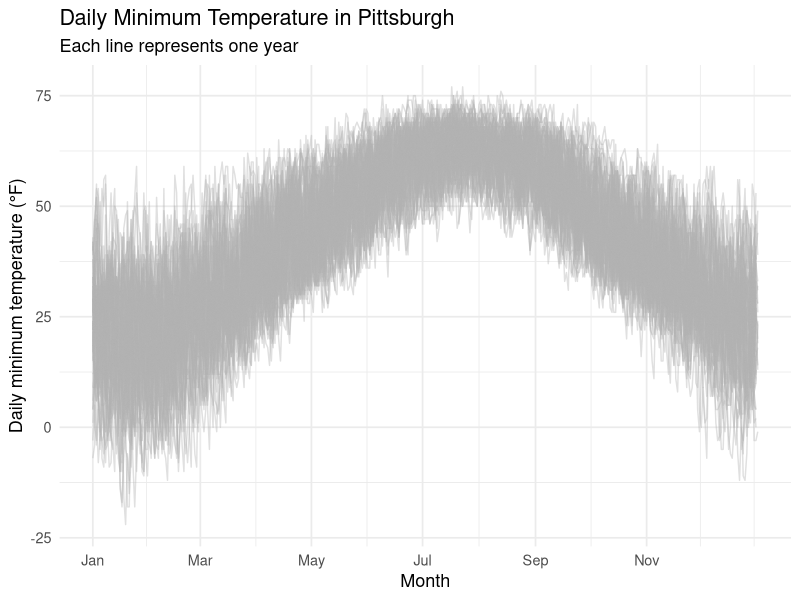
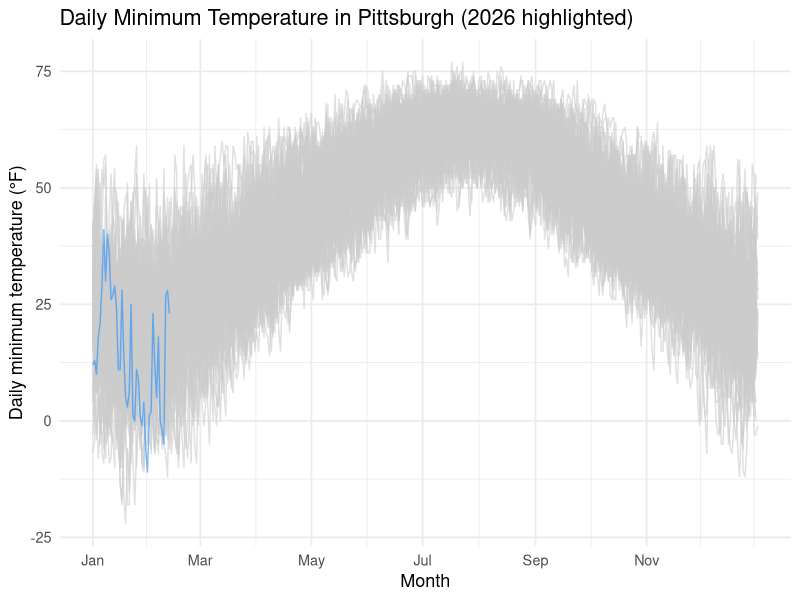
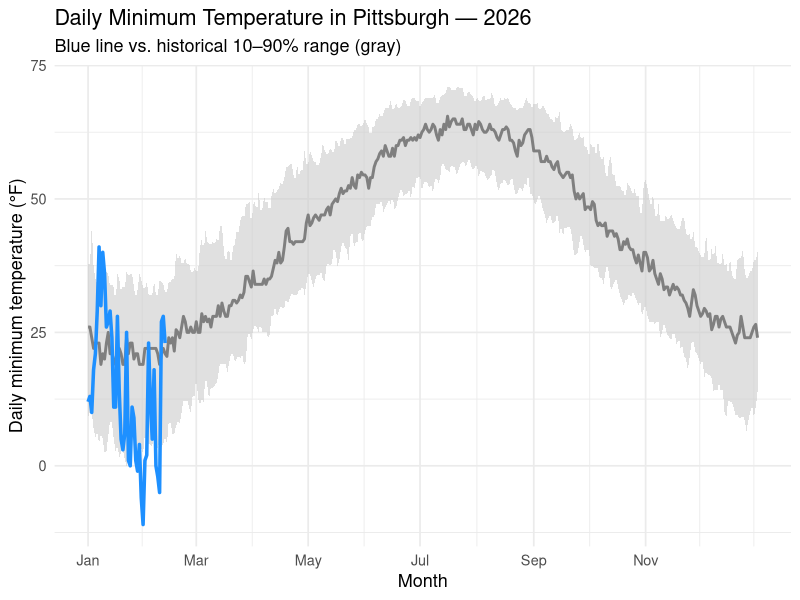
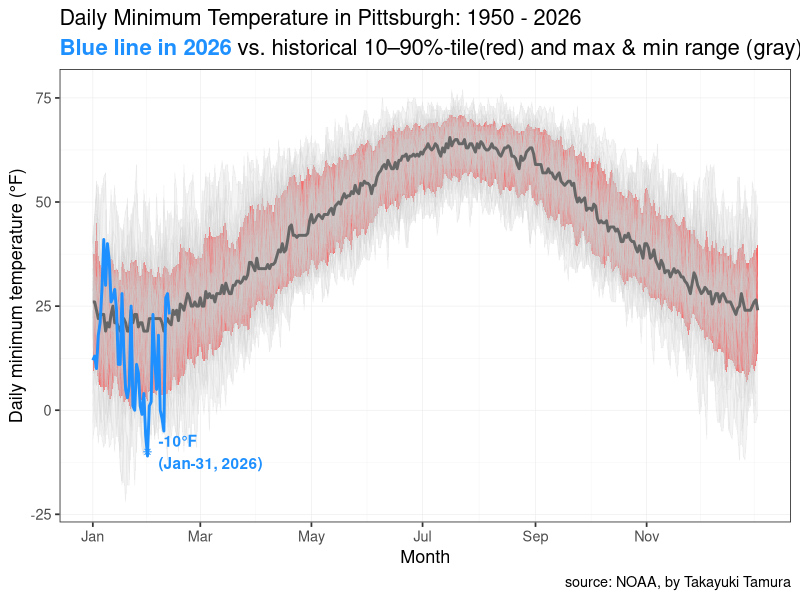
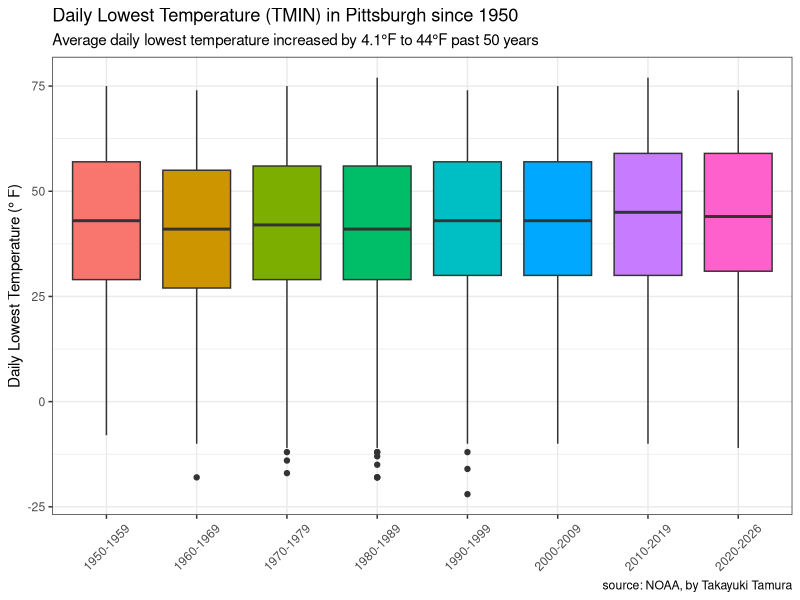
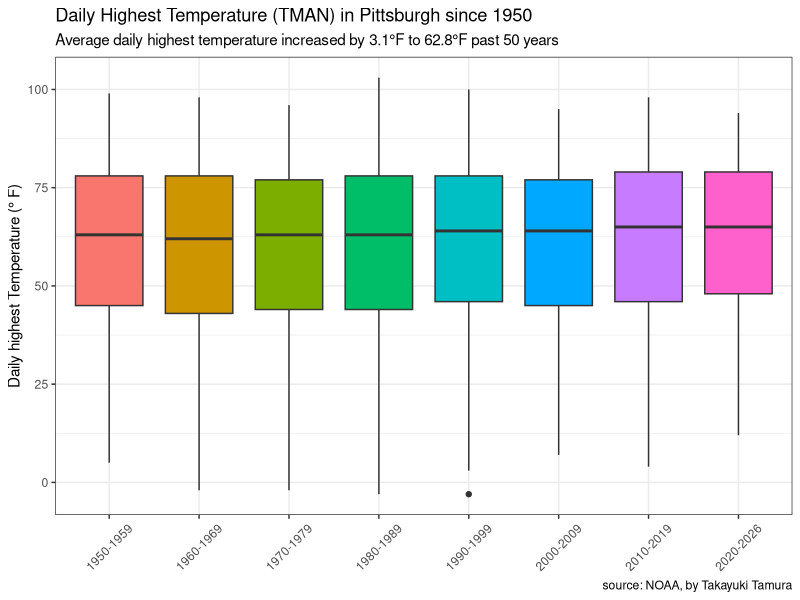

Source code (R) for these figures, in order:
library(tidyverse)
library(lubridate)
library(glue)
library(ggtext)

setwd("/Users/takayukitamura/Documents/R_Computing/pittsburgh_climate_r")

# -----------------------------
# 1) Read data
# -----------------------------

# pit <- read_csv("pit.csv")
# # 
# updates <- read_csv("/Users/takayukitamura/Desktop/4216292.csv") %>%
#   filter(DATE >= "2026-01-26")
# # 
# pit <- rbind(pit, updates)
# # 
# write_csv(pit, "pit.csv")

pittsburgh <- read_csv("pit.csv") %>% 
  rename_all(tolower)

highlight_year <- 2026

tmin_ds <- pittsburgh %>% 
  mutate(date = ymd(date)) %>%
  select(date, tmin) %>%
  drop_na(date, tmin) %>% 
  mutate(
    year = year(date),
    doy = yday(date)
  ) %>% 
  filter(!(month(date) == 2 & day(date) == 29))

# Plot: all years (thin gray lines)
tmin_ds %>%
  ggplot(aes(x = doy, y = tmin, group = year)) +
  geom_line(color = "gray70", alpha = 0.4) +
  scale_x_continuous(
    breaks = yday(ymd(paste0("2001-", c("01-01","03-01","05-01","07-01","09-01","11-01")))),
    labels = c("Jan","Mar","May","Jul","Sep","Nov")
  ) +
  labs(
    x = "Month",
    y = "Daily minimum temperature (°F)",
    title = "Daily Minimum Temperature in Pittsburgh",
    subtitle = "Each line represents one year"
  ) +
  theme_minimal(base_size = 13)

# highlight a specific year(2026)
tmin_ds %>%
  mutate(is_highlight = year == highlight_year) %>%
  ggplot(aes(x = doy, y = tmin, group = year, color = is_highlight)) +
  geom_line(alpha = 0.6) +
  scale_color_manual(values = c("TRUE" = "dodgerblue", "FALSE" = "gray80")) +
  scale_x_continuous(
    breaks = yday(ymd(paste0("2001-", c("01-01","03-01","05-01","07-01","09-01","11-01")))),
    labels = c("Jan","Mar","May","Jul","Sep","Nov")
  ) +
  labs(
    x = "Month",
    y = "Daily minimum temperature (°F)",
    title = glue::glue("Daily Minimum Temperature in Pittsburgh ({highlight_year} highlighted)")
  ) +
  theme_minimal(base_size = 13) +
  theme(legend.position = "none")

# Plot with histrical band + a specific year (2026)
tmin_band <- tmin_ds %>%
  group_by(doy) %>%
  summarise(
    p10 = quantile(tmin, 0.10),
    p50 = quantile(tmin, 0.50),
    p90 = quantile(tmin, 0.90),
    .groups = "drop"
  )

tmin_ds %>%
  filter(year == highlight_year) %>%
  ggplot() +
  geom_ribbon(
    data = tmin_band,
    aes(x = doy, ymin = p10, ymax = p90),
    fill = "gray80",
    alpha = 0.6
  ) +
  geom_line(
    data = tmin_band,
    aes(x = doy, y = p50),
    color = "gray50",
    linewidth = 1
  ) +
  geom_line(
    aes(x = doy, y = tmin),
    color = "dodgerblue",
    linewidth = 1.2
  ) +
  scale_x_continuous(
    breaks = yday(ymd(paste0("2001-", c("01-01","03-01","05-01","07-01","09-01","11-01")))),
    labels = c("Jan","Mar","May","Jul","Sep","Nov")
  ) +
  labs(
    x = "Month",
    y = "Daily minimum temperature (°F)",
    title = glue::glue("Daily Minimum Temperature in Pittsburgh — {highlight_year}"),
    subtitle = "Blue line vs. historical 10–90% range (gray)"
  ) +
  theme_minimal(base_size = 13)

# prep data
tmin_ds <- pittsburgh %>% 
  mutate(date = ymd(date)) %>%
  select(date, tmin) %>%
  drop_na(date, tmin) %>% 
  mutate(
    year = year(date),
    doy = yday(date)
  ) %>% 
  filter(!(month(date) == 2 & day(date) == 29))

# historical band by day-of-year
tmin_band <- tmin_ds %>% 
  group_by(doy) %>% 
  summarise(
    p10 = quantile(tmin, 0.10, na.rm = T),
    p50 = quantile(tmin, 0.50, na.rm = T),
    p90 = quantile(tmin, 0.90, na.rm = T),
    min = min(tmin, na.rm = T),
    max = max(tmin, na.rm = T),
    .groups = "drop"
  )

# standard deviation
tmin_st <- tmin_ds %>% 
  group_by(doy) %>% 
  summarise(
    tmin_mean = mean(tmin, na.rm = T),
    tmin_median = median(tmin, na.rm = T),
    tmin_sd = sd(tmin, na.rm = T),
    "mean+sd" = tmin_mean + tmin_sd,
    "mean+2sd" = tmin_mean + 2*tmin_sd,
    "mean-sd" = tmin_mean - tmin_sd,
    "mean-2*sd" = tmin_mean - 2*tmin_sd,
    .groups = "drop"
  )

# plot
tmin_ds %>%
  # filter(year == highlight_year) %>%
  ggplot() +
  geom_ribbon(
    data = tmin_band,
    aes(x = doy, ymin = min, ymax = max),
    fill = "gray90",
    alpha = 0.4
  ) +
  geom_ribbon(
    data = tmin_band,
    aes(x = doy, ymin = p10, ymax = p90),
    fill = "red",
    alpha = 0.6
  ) +
  geom_line(
    data = tmin_ds,
    aes(x = doy, y = tmin, group = year),
    color = "gray80",
    linewidth = 0.25,
    alpha = 0.25
  ) +
  geom_line(
    data = tmin_band,
    aes(x = doy, y = p50),
    color = "gray40",
    linewidth = 1
  ) +
  geom_line(
    data = tmin_ds %>% filter(year == highlight_year),
    aes(x = doy, y = tmin),
    color = "dodgerblue",
    linewidth = 1.0
  ) +
  annotate(geom = "point",
           x = 31, y = -10,
           shape = 8,
           color = "dodgerblue") +
  annotate(geom = "text",
           x = 37, y = -10,
           label = "-10\u00B0F\n(Jan-31, 2026)",
           color = "dodgerblue",
           fontface = "bold",
           hjust = 0,
           vjust =0.5) +
  scale_x_continuous(
    breaks = yday(ymd(paste0("2001-", c("01-01","03-01","05-01","07-01","09-01","11-01")))),
    labels = c("Jan","Mar","May","Jul","Sep","Nov")
  ) +
  labs(
    x = "Month",
    y = "Daily minimum temperature (°F)",
    title = glue::glue("Daily Minimum Temperature in Pittsburgh: 1950 - {highlight_year}"),
    subtitle = "**<span style='color:dodgerblue'>Blue line in 2026**</span> vs. historical 10–90%-tile(red) and max & min range (gray)",
    caption = "source: NOAA, by Takayuki Tamura"
  ) +
  theme_bw(base_size = 13) +
  theme(
    plot.subtitle = element_markdown(size = 16),
    panel.grid.major = element_line(linewidth = 0.2),
    panel.grid.minor = element_line(linewidth = 0.1)
  )


tmin_ds$period <- cut(tmin_ds$year,
                      breaks = c(1949, 1959, 1969, 1979, 1989, 1999, 2009, 2019, 2027),
                      labels = c("1950-1959", "1960-1969", "1970-1979", "1980-1989", "1990-1999", "2000-2009", "2010-2019", "2020-2026"))

tmin_ds %>% 
  group_by(period) %>% 
  mutate(mean_tmin = mean(tmin, na_rm = T)) %>% 
  slice_head(n = 1)

tmin_ds %>% 
  drop_na(period) %>%
  ggplot(aes(x = period, y = tmin, fill = period)) +
  geom_boxplot(show.legend = F) +
  labs(x = NULL,
       y = 'Daily Lowest Temperature (\u00B0 F)',
       title = "Daily Lowest Temperature (TMIN) in Pittsburgh since 1950",
       subtitle = "Average daily lowest temperature increased by 4.1\u00B0F to 44\u00B0F past 50 years",
       caption = "source: NOAA, by Takayuki Tamura") +
  theme_bw() +
  theme(
    axis.text.x = element_text(angle = 45, vjust = 0.5)
  )

tmax_ds <- pittsburgh %>% 
  mutate(date = ymd(date)) %>%
  select(date, tmax) %>%
  drop_na(date, tmax) %>% 
  mutate(
    year = year(date),
    doy = yday(date)
  ) %>% 
  filter(!(month(date) == 2 & day(date) == 29))

tmax_ds$period <- cut(tmax_ds$year,
                      breaks = c(1949, 1959, 1969, 1979, 1989, 1999, 2009, 2019, 2027),
                      labels = c("1950-1959", "1960-1969", "1970-1979", "1980-1989", "1990-1999", "2000-2009", "2010-2019", "2020-2026"))
tmax_ds %>% 
  group_by(period) %>% 
  mutate(mean_tmax = mean(tmax, na_rm = T)) %>% 
  slice_head(n = 1)
  
tmax_ds %>% 
  drop_na(period) %>%
  ggplot(aes(x = period, y = tmax, fill = period)) +
  geom_boxplot(show.legend = F) +
  labs(x = NULL,
       y = 'Daily highest Temperature (\u00B0 F)',
       title = "Daily Highest Temperature (TMAN) in Pittsburgh since 1950",
       subtitle = "Average daily highest temperature increased by 3.1\u00B0F to 62.8\u00B0F past 50 years",
       caption = "source: NOAA, by Takayuki Tamura") +
  theme_bw() +
  theme(
    axis.text.x = element_text(angle = 45, vjust = 0.5)
  )
